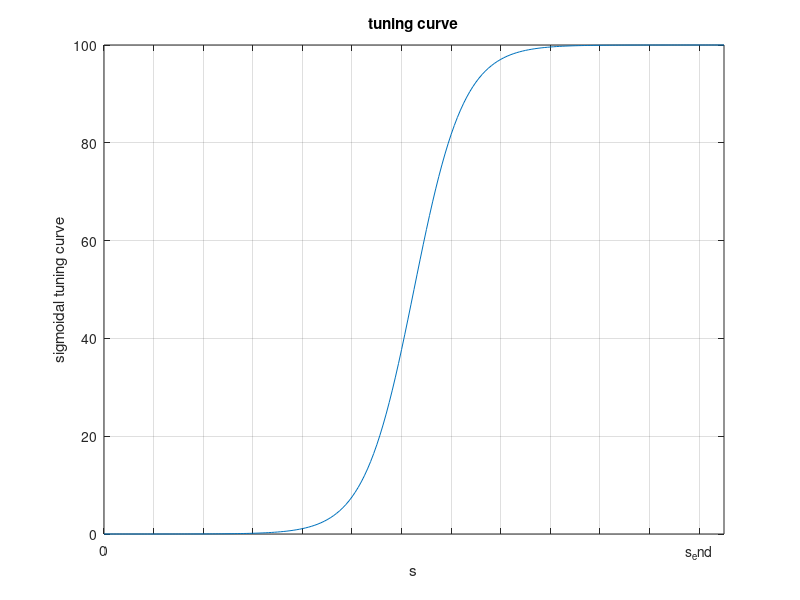

This chart was generated by the following MATLAB code:
function sigmoidal;
Rmax=100;
s_half=10;
s_inter=0.8;
s_end=20;

%S plot
s=0:0.1:s_end;
f_s=Rmax./(1+exp((s_half-s)/s_inter));
plot(s,f_s);
grid on
set(gca,'XTick', [0:s_inter*2:s_end]);
set(gca,'XTickLabel','0| | | | | | | | | | | |s_end')
ylabel('sigmoidal tuning curve')
xlabel('s')
title('tuning curve')
